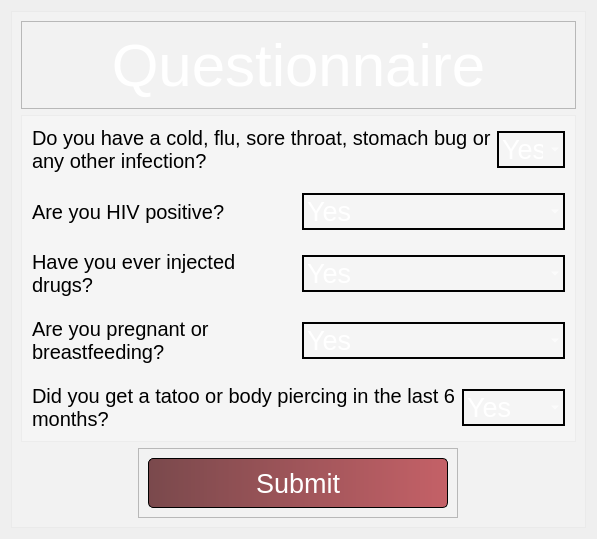
      <widget class="QWidget" name="DonationQuestionnaire">
       <attribute name="title">
        <string>Donation Questionnaire</string>
       </attribute>
       <layout class="QVBoxLayout" name="verticalLayout_15">
        <item>
         <widget class="QFrame" name="frame_15">
          <property name="styleSheet">
           <string notr="true">*{border-image:none;
background-color: rgba(255, 255, 255, 50);}
</string>
          </property>
          <property name="frameShape">
           <enum>QFrame::StyledPanel</enum>
          </property>
          <property name="frameShadow">
           <enum>QFrame::Raised</enum>
          </property>
          <layout class="QVBoxLayout" name="verticalLayout_13">
           <item alignment="Qt::AlignTop">
            <widget class="QFrame" name="frame_16">
             <property name="minimumSize">
              <size>
               <width>0</width>
               <height>80</height>
              </size>
             </property>
             <property name="styleSheet">
              <string notr="true">background-color: none</string>
             </property>
             <property name="frameShape">
              <enum>QFrame::StyledPanel</enum>
             </property>
             <property name="frameShadow">
              <enum>QFrame::Raised</enum>
             </property>
             <layout class="QHBoxLayout" name="horizontalLayout_7">
              <property name="spacing">
               <number>20</number>
              </property>
              <item>
               <widget class="QLabel" name="label_8">
                <property name="font">
                 <font>
                  <pointsize>45</pointsize>
                 </font>
                </property>
                <property name="styleSheet">
                 <string notr="true">color: rgb(255, 255, 255);
</string>
                </property>
                <property name="text">
                 <string>Questionnaire</string>
                </property>
                <property name="alignment">
                 <set>Qt::AlignCenter</set>
                </property>
               </widget>
              </item>
             </layout>
            </widget>
           </item>
           <item>
            <widget class="QFrame" name="frame_18">
             <property name="sizePolicy">
              <sizepolicy hsizetype="Expanding" vsizetype="Expanding">
               <horstretch>0</horstretch>
               <verstretch>0</verstretch>
              </sizepolicy>
             </property>
             <property name="styleSheet">
              <string notr="true">QComboBox{
color: rgb(255, 255, 255);
border: 2px solid black;
}

QComboBox QListView{
color: rgb(255, 255, 255);
	selection-background-color: rgb(111, 111, 111);
}</string>
             </property>
             <property name="frameShape">
              <enum>QFrame::StyledPanel</enum>
             </property>
             <property name="frameShadow">
              <enum>QFrame::Raised</enum>
             </property>
             <layout class="QVBoxLayout" name="verticalLayout_16">
              <property name="spacing">
               <number>0</number>
              </property>
              <property name="leftMargin">
               <number>0</number>
              </property>
              <property name="topMargin">
               <number>0</number>
              </property>
              <property name="rightMargin">
               <number>0</number>
              </property>
              <property name="bottomMargin">
               <number>0</number>
              </property>
              <item>
               <widget class="QFrame" name="frame_19">
                <property name="styleSheet">
                 <string notr="true">background-color: rgba(255, 255, 255, 0);</string>
                </property>
                <property name="frameShape">
                 <enum>QFrame::StyledPanel</enum>
                </property>
                <property name="frameShadow">
                 <enum>QFrame::Raised</enum>
                </property>
                <layout class="QHBoxLayout" name="horizontalLayout_8">
                 <item>
                  <widget class="QLabel" name="label_11">
                   <property name="font">
                    <font>
                     <pointsize>15</pointsize>
                    </font>
                   </property>
                   <property name="text">
                    <string>Do you have a cold, flu, sore throat, stomach bug or any other infection?</string>
                   </property>
                   <property name="wordWrap">
                    <bool>true</bool>
                   </property>
                  </widget>
                 </item>
                 <item>
                  <widget class="QComboBox" name="Q1_CB">
                   <property name="font">
                    <font>
                     <pointsize>20</pointsize>
                    </font>
                   </property>
                   <property name="styleSheet">
                    <string notr="true"/>
                   </property>
                   <item>
                    <property name="text">
                     <string>Yes</string>
                    </property>
                   </item>
                   <item>
                    <property name="text">
                     <string>No</string>
                    </property>
                   </item>
                  </widget>
                 </item>
                </layout>
               </widget>
              </item>
              <item>
               <widget class="QFrame" name="frame_20">
                <property name="styleSheet">
                 <string notr="true">background-color: rgba(255, 255, 255, 0);</string>
                </property>
                <property name="frameShape">
                 <enum>QFrame::StyledPanel</enum>
                </property>
                <property name="frameShadow">
                 <enum>QFrame::Raised</enum>
                </property>
                <layout class="QHBoxLayout" name="horizontalLayout_9">
                 <item>
                  <widget class="QLabel" name="label_12">
                   <property name="font">
                    <font>
                     <pointsize>15</pointsize>
                    </font>
                   </property>
                   <property name="text">
                    <string>Are you HIV positive?</string>
                   </property>
                   <property name="wordWrap">
                    <bool>true</bool>
                   </property>
                  </widget>
                 </item>
                 <item>
                  <widget class="QComboBox" name="Q2_CB">
                   <property name="font">
                    <font>
                     <pointsize>20</pointsize>
                    </font>
                   </property>
                   <property name="styleSheet">
                    <string notr="true"/>
                   </property>
                   <item>
                    <property name="text">
                     <string>Yes</string>
                    </property>
                   </item>
                   <item>
                    <property name="text">
                     <string>No</string>
                    </property>
                   </item>
                  </widget>
                 </item>
                </layout>
               </widget>
              </item>
              <item>
               <widget class="QFrame" name="frame_21">
                <property name="styleSheet">
                 <string notr="true">background-color: rgba(255, 255, 255, 0);</string>
                </property>
                <property name="frameShape">
                 <enum>QFrame::StyledPanel</enum>
                </property>
                <property name="frameShadow">
                 <enum>QFrame::Raised</enum>
                </property>
                <layout class="QHBoxLayout" name="horizontalLayout_10">
                 <item>
                  <widget class="QLabel" name="label_13">
                   <property name="font">
                    <font>
                     <pointsize>15</pointsize>
                    </font>
                   </property>
                   <property name="text">
                    <string>Have you ever injected drugs?</string>
                   </property>
                   <property name="wordWrap">
                    <bool>true</bool>
                   </property>
                  </widget>
                 </item>
                 <item>
                  <widget class="QComboBox" name="Q3_CB">
                   <property name="font">
                    <font>
                     <pointsize>20</pointsize>
                    </font>
                   </property>
                   <property name="styleSheet">
                    <string notr="true"/>
                   </property>
                   <item>
                    <property name="text">
                     <string>Yes</string>
                    </property>
                   </item>
                   <item>
                    <property name="text">
                     <string>No</string>
                    </property>
                   </item>
                  </widget>
                 </item>
                </layout>
               </widget>
              </item>
              <item>
               <widget class="QFrame" name="frame_22">
                <property name="styleSheet">
                 <string notr="true">background-color: rgba(255, 255, 255, 0);</string>
                </property>
                <property name="frameShape">
                 <enum>QFrame::StyledPanel</enum>
                </property>
                <property name="frameShadow">
                 <enum>QFrame::Raised</enum>
                </property>
                <layout class="QHBoxLayout" name="horizontalLayout_11">
                 <item>
                  <widget class="QLabel" name="label_14">
                   <property name="font">
                    <font>
                     <pointsize>15</pointsize>
                    </font>
                   </property>
                   <property name="text">
                    <string>Are you pregnant or breastfeeding?</string>
                   </property>
                   <property name="wordWrap">
                    <bool>true</bool>
                   </property>
                  </widget>
                 </item>
                 <item>
                  <widget class="QComboBox" name="Q4_CB">
                   <property name="font">
                    <font>
                     <pointsize>20</pointsize>
                    </font>
                   </property>
                   <property name="styleSheet">
                    <string notr="true"/>
                   </property>
                   <item>
                    <property name="text">
                     <string>Yes</string>
                    </property>
                   </item>
                   <item>
                    <property name="text">
                     <string>No</string>
                    </property>
                   </item>
                  </widget>
                 </item>
                </layout>
               </widget>
              </item>
              <item>
               <widget class="QFrame" name="frame_23">
                <property name="styleSheet">
                 <string notr="true">background-color: rgba(255, 255, 255, 0);</string>
                </property>
                <property name="frameShape">
                 <enum>QFrame::StyledPanel</enum>
                </property>
                <property name="frameShadow">
                 <enum>QFrame::Raised</enum>
                </property>
                <layout class="QHBoxLayout" name="horizontalLayout_12">
                 <item>
                  <widget class="QLabel" name="label_15">
                   <property name="font">
                    <font>
                     <pointsize>15</pointsize>
                    </font>
                   </property>
                   <property name="text">
                    <string>Did you get a tatoo or body piercing in the last 6 months?</string>
                   </property>
                   <property name="wordWrap">
                    <bool>true</bool>
                   </property>
                  </widget>
                 </item>
                 <item>
                  <widget class="QComboBox" name="Q5_CB">
                   <property name="font">
                    <font>
                     <pointsize>20</pointsize>
                    </font>
                   </property>
                   <property name="styleSheet">
                    <string notr="true"/>
                   </property>
                   <item>
                    <property name="text">
                     <string>Yes</string>
                    </property>
                   </item>
                   <item>
                    <property name="text">
                     <string>No</string>
                    </property>
                   </item>
                  </widget>
                 </item>
                </layout>
               </widget>
              </item>
             </layout>
            </widget>
           </item>
           <item alignment="Qt::AlignHCenter|Qt::AlignBottom">
            <widget class="QFrame" name="frame_17">
             <property name="styleSheet">
              <string notr="true">background-color: none</string>
             </property>
             <property name="frameShape">
              <enum>QFrame::StyledPanel</enum>
             </property>
             <property name="frameShadow">
              <enum>QFrame::Raised</enum>
             </property>
             <layout class="QVBoxLayout" name="verticalLayout_14">
              <item>
               <widget class="QPushButton" name="submit_Dquestion_btn">
                <property name="minimumSize">
                 <size>
                  <width>300</width>
                  <height>50</height>
                 </size>
                </property>
                <property name="font">
                 <font>
                  <pointsize>20</pointsize>
                 </font>
                </property>
                <property name="styleSheet">
                 <string notr="true">*{
	background-color: qlineargradient(spread:pad, x1:0, y1:0, x2:1, y2:0, stop:0 rgba(89, 27, 31, 200), stop:1 rgba(184, 57, 65, 200));
    border: 1px solid black;
	color: rgb(255, 255, 255);
	border-radius: 5px
}

*:hover{
background-color: qlineargradient(spread:pad, x1:0, y1:0, x2:1, y2:0, stop:0 rgba(200, 60, 69, 200), stop:1 rgba(184, 57, 65, 200));
    border: 1px solid black;
	color: rgb(255, 255, 255);
	border-radius: 5px
}

*:pressed{
	
	background-color: qlineargradient(spread:pad, x1:0, y1:0, x2:1, y2:0, stop:0 rgba(151, 45, 52, 227), stop:1 rgba(184, 57, 65, 255));
    border: 1px solid black;
	color: rgb(255, 255, 255);
	border-radius: 5px
}
</string>
                </property>
                <property name="text">
                 <string>Submit</string>
                </property>
               </widget>
              </item>
             </layout>
            </widget>
           </item>
          </layout>
         </widget>
        </item>
       </layout>
      </widget>
